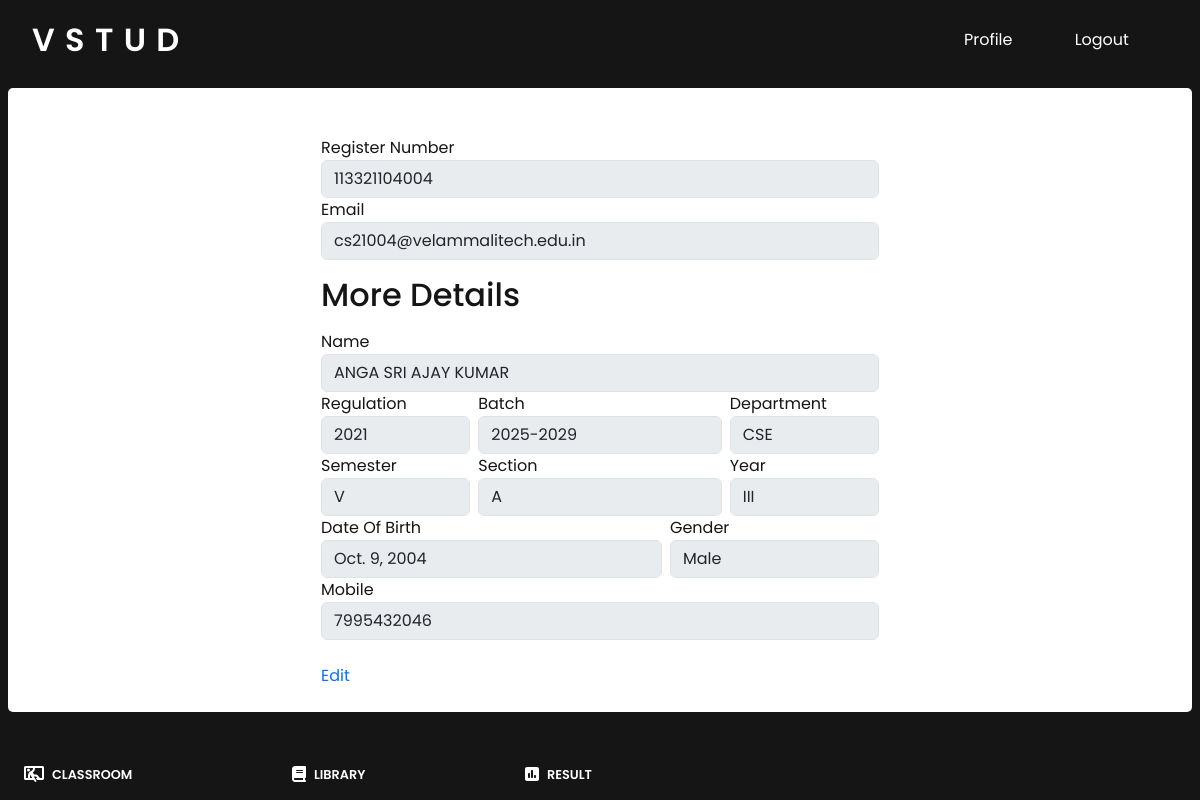
The page /profile (signed in) on the database as committed earlier.
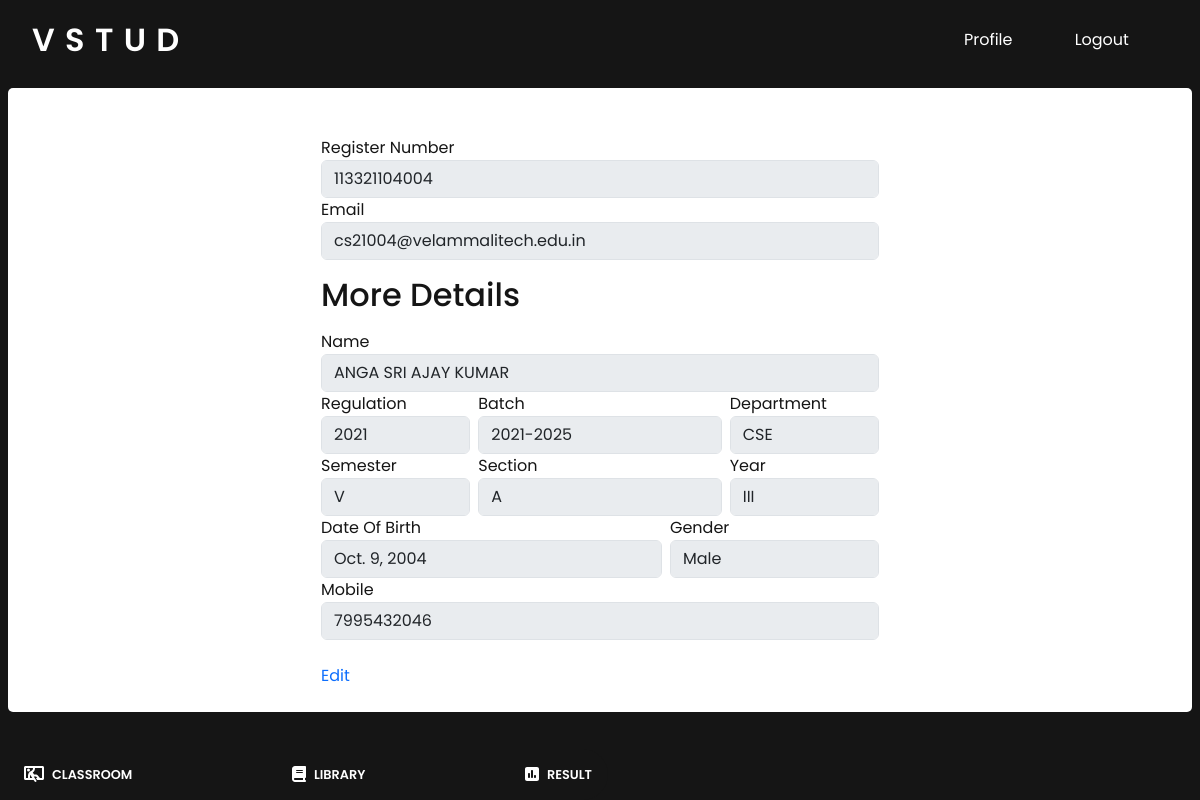
The same page on the database as committed later.
### users/models.py (models this page shows, shortened)
class StudentProfile(models.Model):
    class Gender(models.TextChoices):
        MALE = 'Male', 'Male'
        FEMALE = 'Female', 'Female'
    user = models.OneToOneField(User, on_delete=models.CASCADE)
    name = models.CharField(max_length=250)
    batch = models.ForeignKey(Batch, on_delete=models.SET_NULL, null=True)
    regulation = models.ForeignKey(Regulation, on_delete=models.SET_NULL, null=True)
    department = models.ForeignKey(Department, on_delete=models.SET_NULL, null=True)
    section = models.ForeignKey(Section, on_delete=models.SET_NULL, null=True)
    year = models.ForeignKey(Year, on_delete=models.SET_NULL, null=True)
    semester = models.ForeignKey(Semester, on_delete=models.SET_NULL, null=True)
    date_of_birth = models.DateField()
    gender = models.CharField(max_length=6, choices=Gender.choices)
    mobile = models.CharField(max_length=15)
    class_id = models.CharField(max_length=250, null=True, blank=True)

class Batch(models.Model):
    batch = models.CharField(max_length=10, unique=True)
    def __str__(self):
        return self.batch

class Regulation(models.Model):
    regulation = models.CharField(max_length=4, unique=True)
    def __str__(self):
        return self.regulation

class Department(models.Model):
    department = models.CharField(max_length=100, unique=True)
    def __str__(self):
        return self.department

class Semester(models.Model):
    semester = models.CharField(max_length=100, unique=True)
    def __str__(self):
        return self.semester

class Section(models.Model):
    section = models.CharField(max_length=100, unique=True)
    def __str__(self):
        return self.section

class Year(models.Model):
    year = models.CharField(max_length=100, unique=True)
    def __str__(self):
        return self.year

### users/views.py (the view)
# urls.py: path('profile', views.profile, name='profile'),
def profile(request):
    user = User.objects.get(pk=request.user.id)
    student_profile = StudentProfile.objects.get(user=user)
    context = {
        'student' : student_profile,
    }
    return render(request, 'users/profile.html', context)

### users/templates/users/profile.html
{% extends "base.html" %}
{% load static %}
{% block content %}
<div class="container mt-5">
    <div class="col-lg-6 col-sm-10 mx-auto">
        <label for="register">Register Number</label>
        <input type="text" class="form-control" id="register" name="register" value="{{student.user.username}}" disabled>
    </div>
    <div class="col-lg-6 col-sm-10 mx-auto">
        <label for="email">Email</label>
        <input type="email" class="form-control" id="email" name="email" value="{{student.user.email}}" disabled>
    </div>
    <h2 class="col-lg-6 col-sm-10 mx-auto my-3">More Details</h2>
    <div class="col-lg-6 col-sm-10 mx-auto">
        <label for="name">Name</label>
        <input type="text" class="form-control" id="name" name="name" value="{{student.name}}" disabled>
    </div>
    <div class="d-lg-flex col-lg-6 col-sm-10 mx-auto">
        <div class="me-lg-1">
            <label for="regulation">Regulation</label>
            <input type="text" class="form-control" id="regulation" name="regulation" value="{{student.regulation}}" disabled>
        </div>
        <div class="mx-lg-1 w-100">
            <label for="batch">Batch</label>
            <input type="text" class="form-control" id="batch" name="batch" value="{{student.batch}}" disabled>
        </div>
        <div class="ms-lg-1">
            <label for="department">Department</label>
            <input type="text" class="form-control" id="department" name="department" value="{{student.department}}" disabled>
        </div>
    </div>
    <div class="d-lg-flex col-lg-6 col-sm-10 mx-auto">
        <div class="me-lg-1">
            <label for="semester">Semester</label>
            <input type="text" class="form-control" id="semester" name="semester" value="{{student.semester}}" disabled>
        </div>
        <div class="mx-lg-1 w-100">
            <label for="section">Section</label>
            <input type="text" class="form-control" id="section" name="section" value="{{student.section}}" disabled>
        </div>
        <div class="ms-lg-1">
            <label for="year">Year</label>
            <input type="text" class="form-control" id="year" name="year" value="{{student.year}}" disabled>
        </div>
    </div>
    <div class="d-lg-flex col-lg-6 col-sm-10 mx-auto">
        <div class="me-lg-1 w-100">
            <label for="date-of-birth">Date Of Birth</label>
            <input type="text" name="dob" id="date-of-birth" class="form-control" value="{{student.date_of_birth}}" disabled>
        </div>
        <div class="ms-lg-1">
            <label for="gender">Gender</label>
            <input type="text" name="gender" id="gender" class="form-control" value="{{student.gender}}" disabled>
        </div>
    </div>
    <div class="col-lg-6 col-sm-10 mx-auto">
        <label for="mobile">Mobile</label>
        <input type="text" class="form-control" id="mobile" name="mobile" value="{{student.mobile}}" disabled>
    </div>
    <div class="col-lg-6 col-sm-10 mx-auto my-4">
        <a href="{% url 'profile-update' %}">Edit</a>
    </div>
</div>
{% endblock content%}

Rows that differ between the two databases and show on the page:
changed StudentProfile "ANGA SRI AJAY KUMAR": batch "2025-2029" → "2021-2025"
